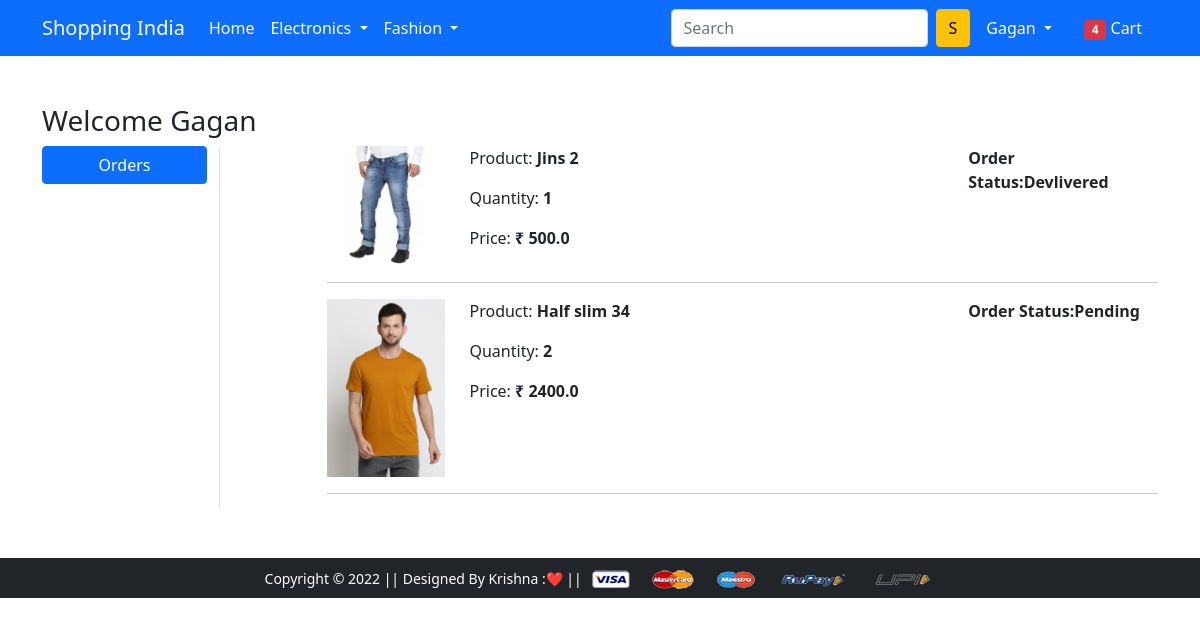
The app's page /orders/ (signed in), older data.
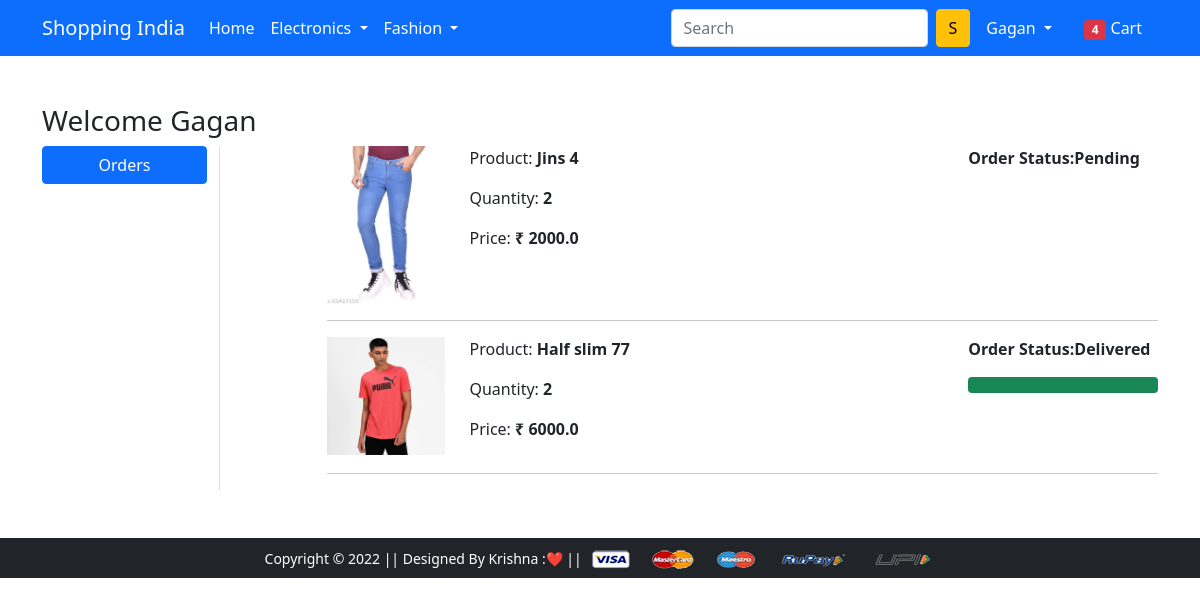
The same page, newer data.
### app/models.py (models this page shows, shortened)
class OrderPlaced(models.Model):
    user=models.ForeignKey(User,on_delete=models.CASCADE)
    customer=models.ForeignKey(Coustomer,on_delete=models.CASCADE)
    product=models.ForeignKey(Product,on_delete=models.CASCADE)
    quantity=models.PositiveIntegerField(default=1)
    order_date=models.DateTimeField(auto_now_add=True)
    status=models.CharField(max_length=50,choices=STATUS_CHOICES,default='Pending')
    @property
    def total_cost(self):
        return self.quantity * self.product.discount_price

class Product(models.Model):
    title=models.CharField(max_length=100)
    selling_price=models.FloatField()
    discount_price=models.FloatField()
    description=models.TextField()
    brand=models.CharField(max_length=100)
    category=models.CharField(choices=CATEGORY_CHOICES, max_length=2)
    product_image=models.ImageField(upload_to='uploadmage/productimg')

### app/views.py (the view)
# urls.py: path('orders/', views.orders, name='orders'),
@login_required
def orders(request):
    op=OrderPlaced.objects.filter(user=request.user)
    return render(request, 'app/orders.html', {'order_placed':op})

### app/templates/app/orders.html (shortened to what this page needs)
{% extends 'app/base.html' %}
{% load static %}
{% block main-content %}
<div class="container my-5">
 <div class="row">
 <h3>Welcome <span class="text-capitalize">{{request.user}} </span> </h3>
  <div class="col-sm-2 border-end">
   <ul class="list-unstyled">
    <li class="d-grid"><a href="{% url 'orders' %}" class="btn btn-primary">Orders</a></li>
   </ul>
  </div>
  <div class="col-sm-9 offset-sm-1">
    {% for op in order_placed %}
   <div class="row" shadow-sm mb-3>
        <div class="col-sm-2">
            <img src="{{op.product.product_image.url}}" alt="" srcset="" class="img-fluid" height="150" width="150">
        </div>
   <div class="col-sm-7">
        <p>Product: <b>{{op.product.title}}</b></p>
        <p>Quantity: <b>{{op.quantity}}</b></p>
        <p>Price: <b>₹ {{op.total_cost}}</b></p>
   </div>
    <div class="col-sm-3 fw-bold">
        <p>Order Status:{{op.status}}</p>
        {% if op.status == 'Delivered' %}
        <div class="progress">
            <div class="progress-bar bg-success" role="progressbar" style="width:100%" aria-valuenow="100" aria-valuemin="0" aria-valuemax="100"></div>
        </div>
        {% endif %}
    </div>
   </div>
   <hr>
   {% endfor %}
  </div>
 </div>
</div>
{% endblock main-content %}

### app/templates/app/base.html (shortened to what this page needs)
<!doctype html>
{% load static %}
<html lang="en">
  <head>
    <link href="https://cdn.jsdelivr.net/npm/bootstrap@5.0.0-beta1/dist/css/bootstrap.min.css" rel="stylesheet">
    <link rel="stylesheet" href="{% static 'app/css/owl.carousel.min.css' %}">
    <link rel="stylesheet" href="{% static 'app/css/all.min.css' %}">
    <link rel="stylesheet" href="{% static 'app/css/style.css' %}">
  </head>
  <body>
    <nav class="navbar navbar-expand-lg navbar-dark bg-primary">
     <div class="container">
       <a class="navbar-brand" href="/">Shopping India</a>
       <div class="collapse navbar-collapse" id="navbarSupportedContent">
         <ul class="navbar-nav me-auto mb-2 mb-lg-0">
           <li class="nav-item">
             <a class="nav-link active" aria-current="page" href="/">Home</a>
           </li>
           <li class="nav-item dropdown">
             <a class="nav-link dropdown-toggle text-white" href="#" id="electronicsDropdown" role="button" data-bs-toggle="dropdown" aria-expanded="false">
               Electronics
             </a>
           </li>
           <li class="nav-item dropdown">
             <a class="nav-link dropdown-toggle text-white" href="#" id="fashionDropdown" role="button" data-bs-toggle="dropdown" aria-expanded="false">
               Fashion
             </a>
           </li>
         </ul>
         <form class="d-flex">
           <input class="form-control me-2" type="search" placeholder="Search" aria-label="Search">
           <button class="btn btn-warning" type="submit">S</button>
         </form>
         <div>
          <ul class="navbar-nav me-auto mb-2 mb-lg-0">
            {% if request.user.is_authenticated %}
           <li class="nav-item dropdown mx-2">
              <a class="nav-link dropdown-toggle text-white" href="#" id="profileDropdown" role="button" data-bs-toggle="dropdown" aria-expanded="false">
                {{request.user.username|capfirst}}
              </a>
            </li>
            <li class="nav-item mx-2">
             <a href="{% url 'showcart' %}" class="nav-link text-white"><span class="badge bg-danger">4</span> Cart </a>
            </li>
            {% endif %}
          </ul>
         </div>
       </div>
     </div>
    </nav>
    {% block main-content %} {% endblock main-content %}
    <footer class="container-fluid bg-dark text-center p-2 mt-5">
        <small class="text-white">Copyright &copy; 2022 || Designed By Krishna :❤️ || </small>
        <img src="{% static 'app/images/payment.png' %}" alt="" srcset="" class="img-fluid" height="2px">
    </footer>
  </body>
</html>

Row changes from the older to the newer data that the page shows:
removed OrderPlaced: product.product_image (picture), product "Jins 2", quantity "1", total_cost "500.0", status "Devlivered"
removed OrderPlaced: product.product_image (picture), product "Half slim 34", quantity "2", total_cost "2400.0", status "Pending"
added OrderPlaced: product.product_image (picture), product "Jins 4", quantity "2", total_cost "2000.0", status "Pending"
added OrderPlaced: product.product_image (picture), product "Half slim 77", quantity "2", total_cost "6000.0", status "Delivered"
